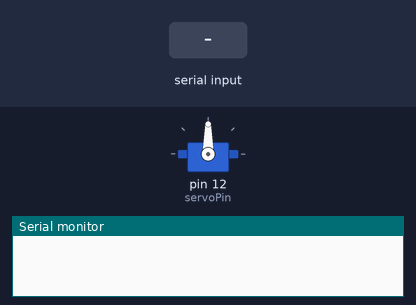
A sketch run on a simulated Arduino Uno, built with avr-gcc and run on an emulated ATmega328P. On the bench: servo, the last lines printed to the serial monitor. Inputs (shaded band) come from the test bench.

Above: at 1.2 s.
1.3 s: "30,150\n" received over Serial
At 3.4 s:
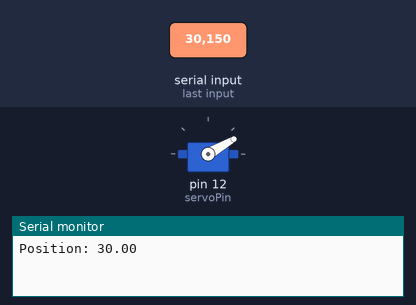
3.8 s: "0\n" received over Serial
At 5.1 s:
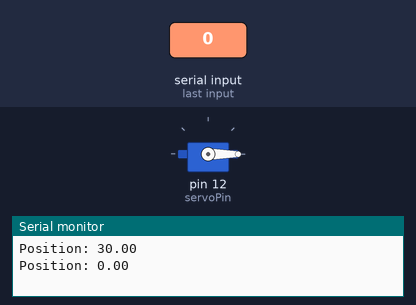
6.3 s: "200\n" received over Serial
At 8.3 s:
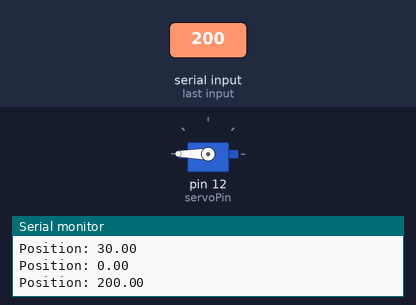
8.8 s: "90,45\n" received over Serial
At 10.3 s:
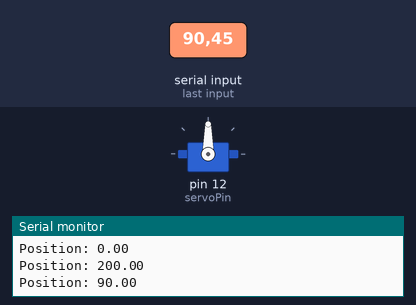
Timing chart, 0 to 11.8 s (numbered marks = the images above; inputs shaded):
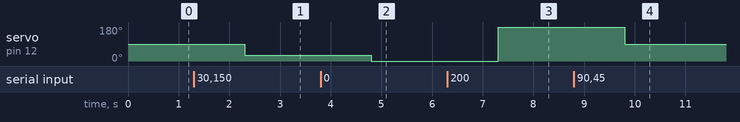

The sketch:

30._Python_to_Arduino_with_Servo.ino
```cpp
#include <Servo.h>
int servoPin=12;
Servo myServo;
float servPos;
float t=2;

void setup() {
  // put your setup code here, to run once:
Serial.begin(9600);
pinMode(servoPin,OUTPUT);
myServo.attach(servoPin);
}

void loop() {
  // put your main code here, to run repeatedly:
while(Serial.available()==0)
{

}
servPos=Serial.readStringUntil('\r').toFloat();
myServo.write(servPos);
delay(t);
Serial.print("Position: ");
Serial.println(servPos);
Serial.println();
}
```

Measured:
- after the input at 1.3 s, servo on pin 12 (servoPin): 90° → 30° after 1.0 s
- after the input at 3.8 s, servo on pin 12 (servoPin): 30° → 0° after 1.0 s
- after the input at 6.3 s, servo on pin 12 (servoPin): 0° → 180° after 1.0 s
- after the input at 8.8 s, servo on pin 12 (servoPin): 180° → 90° after 1.0 s
